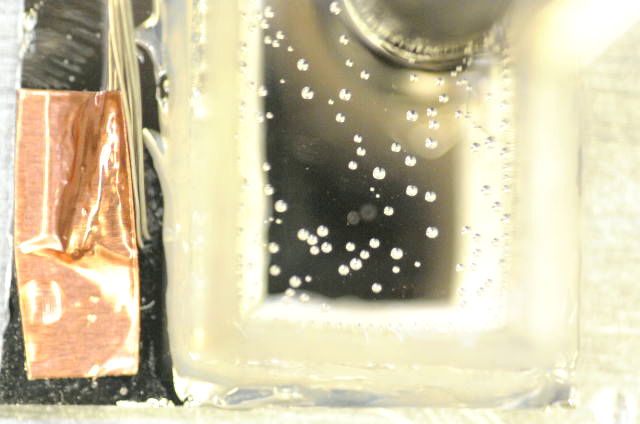
#> input picture analysis-notebooks/sample-images/prefreeze_bubbles_2.png, 640 x 424 px
$ jupyter execute --allow-errors Watershed_Segmentation.ipynb   (older library calls are emulated)
#> lines starting #> are read from the running program, lines starting #| are printed output that depends on the picture; after the words box and inside, x2 and y2 are one past the last pixel; in counts of white or black regions, pixels touching at a corner belong together
[cell 1]
from math import sqrt

import numpy as np

import pandas as pd

import matplotlib
import matplotlib.pyplot as plt
import matplotlib.patches as mpatches

import skimage
from skimage import io, exposure, img_as_float, img_as_ubyte, morphology, filters, util
from skimage.color import rgb2gray, label2rgb
from skimage.feature import canny, blob_dog, blob_log, blob_doh,  peak_local_max
from skimage.filters import sobel, threshold_otsu, try_all_threshold, threshold_local, threshold_minimum
from skimage.segmentation import clear_border, watershed, random_walker
from skimage.measure import label, regionprops
from skimage.measure import label, regionprops
from skimage.color import label2rgb
from skimage.morphology import closing

from scipy import ndimage as ndi

import os

import plotly.graph_objs as go

[cell 2]
f = io.imread('sample-images/prefreeze_bubbles_2.png')
#> f is the input picture: shape (424, 640, 3); mean R, G, B 203.8, 194.3, 164.1
plt.figure(0)
plt.imshow(f)

[cell 3]
f_grey = rgb2gray(f)
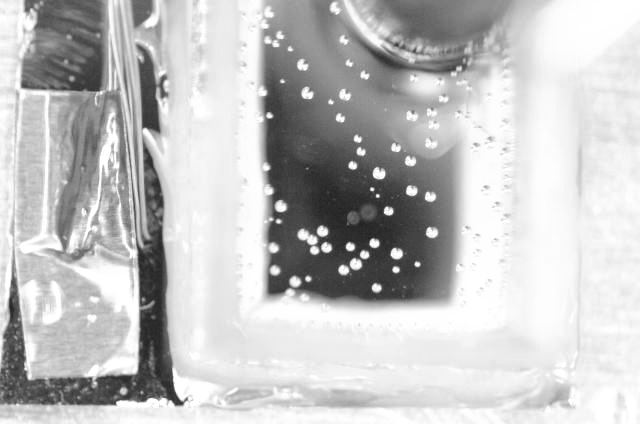
#> f_grey: shape (424, 640) float64; min 0.118, max 1, mean 0.761
plt.figure(1)
plt.imshow(f_grey, cmap=plt.cm.gray)
f_grey.shape
#> Out = (424, 640)

[cell 4]
f_cropped = f_grey[100:300,270:450]
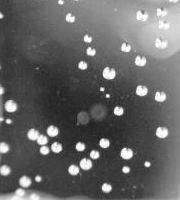
#> f_cropped: shape (200, 180) float64; min 0.118, max 1, mean 0.398
f_uint = img_as_ubyte(f_cropped)
plt.figure(2)
plt.imshow(f_uint, cmap=plt.cm.gray)

[cell 5]
image = f_uint

thresh = threshold_minimum(image)
#> thresh = 192
binary = image > thresh
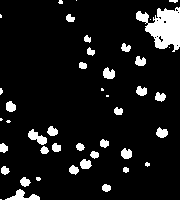
#> binary: shape (200, 180) bool; 9.2% white; 43 white regions (13 under 20 px), largest, box (x1, y1, x2, y2) and area: (136, 7, 180, 52) 1143, (5, 189, 40, 200) 173, (28, 129, 47, 145) 153

fig, axes = plt.subplots(ncols=3, figsize=(14, 6))
ax = axes.ravel()
ax[0] = plt.subplot(1, 3, 1)
ax[1] = plt.subplot(1, 3, 2)
ax[2] = plt.subplot(1, 3, 3, sharex=ax[0], sharey=ax[0])

ax[0].imshow(image, cmap=plt.cm.gray)
ax[0].set_title('Original')
ax[0].axis('off')

ax[1].hist(image.ravel(), bins=256)
ax[1].set_title('Histogram')
ax[1].axvline(thresh, color='r')

ax[2].imshow(binary, cmap=plt.cm.gray)
ax[2].set_title('Thresholded')
ax[2].axis('off')

print('Otsu threshold: ' + str(thresh))
#| Otsu threshold: 192
print('Min intensity: ' + str(np.min(image)))
#| Min intensity: 30
print('Max intensity: ' + str(np.max(image)))
#| Max intensity: 255
plt.show()
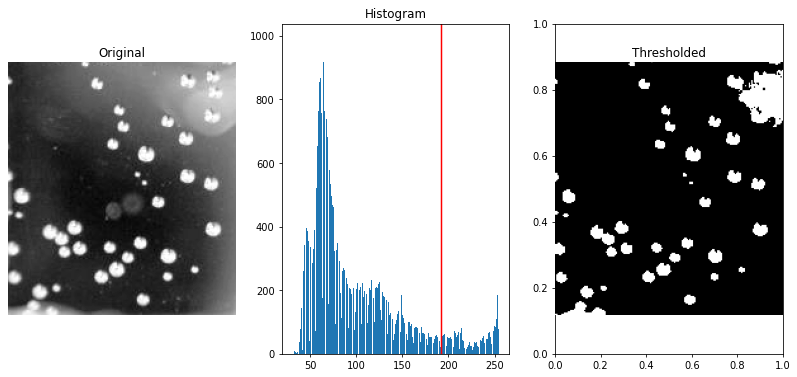
#> figure drawn by matplotlib, 3 panels; panel 2: tallest bar 988 high, from x = 63.4 to 64.28

[cell 6]
image = binary
closed = closing(binary)
#> closed: shape (200, 180) bool; 9.4% white; 41 white regions (12 under 20 px), largest, box (x1, y1, x2, y2) and area: (136, 7, 180, 52) 1196, (28, 129, 49, 154) 210, (5, 189, 40, 200) 173
distance = ndi.distance_transform_edt(closed)
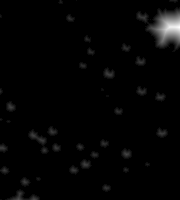
#> distance: shape (200, 180) float64; min 0, max 18.38, mean 0.327; drawn with min black and max white

cont_stretch = exposure.rescale_intensity(distance, in_range='image')

local_maxi = peak_local_max(cont_stretch, indices=False, footprint=np.ones((10, 10)))
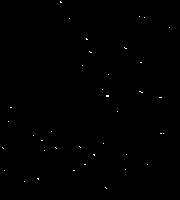
#> local_maxi: shape (200, 180) bool; 0.19% white in thin lines or dots, all inside (x1, y1, x2, y2) = (2, 1, 170, 189)
markers, num_max = ndi.label(local_maxi)
#> markers: shape (200, 180) int32; 46 distinct labels, from 0 to 45
#> num_max = 45
segmented = watershed(-cont_stretch, markers, mask = image, watershed_line=True)
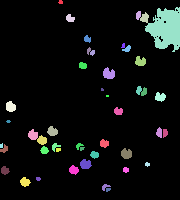
#> segmented: shape (200, 180) int32; 46 distinct labels, from 0 to 45; one colour per label, 0 black

labeled, num_sec = ndi.label(segmented)
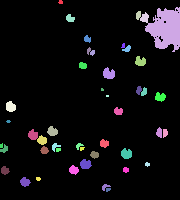
#> labeled: shape (200, 180) int32; 46 distinct labels, from 0 to 45; one colour per label, 0 black
#> num_sec = 45

image_label_overlay = label2rgb(labeled, image=image)
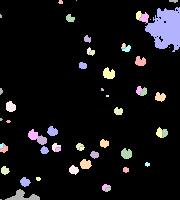
#> image_label_overlay: shape (200, 180, 3) float64; mean R, G, B 0.0745, 0.0712, 0.0798

fig, axes = plt.subplots(ncols=4, figsize=(15, 6), sharex=True, sharey=True)
ax = axes.ravel()

ax[0].imshow(image, cmap=plt.cm.gray, interpolation='nearest')
ax[0].set_title('Overlapping objects')
ax[1].imshow(cont_stretch, cmap=plt.cm.gray, interpolation='nearest')
ax[1].set_title('Distances')
ax[2].imshow(local_maxi, cmap=plt.cm.gray, interpolation='nearest')
ax[2].set_title('Local maxi')
ax[3].imshow(image_label_overlay, interpolation='nearest')
ax[3].set_title('Separated objects')

for a in ax:
    a.set_axis_off()

fig.tight_layout()
plt.show()

print('Number of maximas: ' + str(num_max))
#| Number of maximas: 45
print('Number of regions: ' + str(num_sec))
#| Number of regions: 45

[cell 7]
fig, axes = plt.subplots(1, 2, figsize=(16, 10), sharey=True)
axes[0].imshow(image, cmap=plt.cm.gray, interpolation='nearest')
axes[0].contour(segmented, [0.5], linewidths=1.2, colors='r')
axes[1].imshow(image_label_overlay, interpolation='nearest')

for a in axes:
    a.axis('off')

plt.tight_layout()

plt.show()
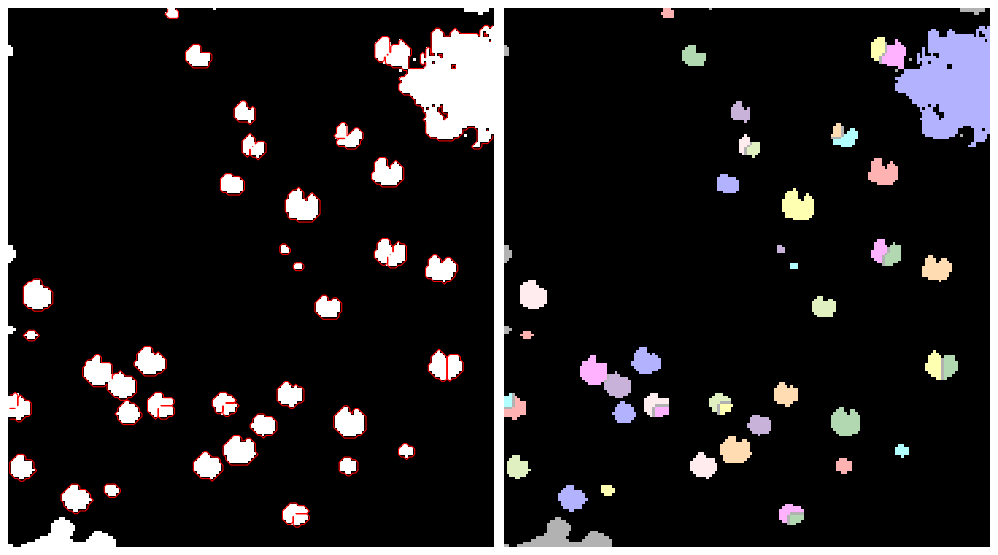
#> figure drawn by matplotlib, 2 panels

[cell 8]
reg = regionprops(labeled, coordinates='rc')
#> reg = 45 regions; largest, box (x1, y1, x2, y2) and area: (145, 7, 180, 52) 1035, (103, 67, 115, 79) 105, (121, 148, 132, 159) 93, (80, 159, 92, 169) 90, (6, 101, 16, 112) 86
columns= ['Frame','Label', 'Area', 'Eccentricity', 'Bbox Area']
df = pd.DataFrame(columns=columns, dtype=np.float64)
#> (the rest of this cell did not finish here and is left out)

$ run again, with analysis-notebooks/sample-images/prefreeze_bubbles.png copied over analysis-notebooks/sample-images/prefreeze_bubbles_2.png
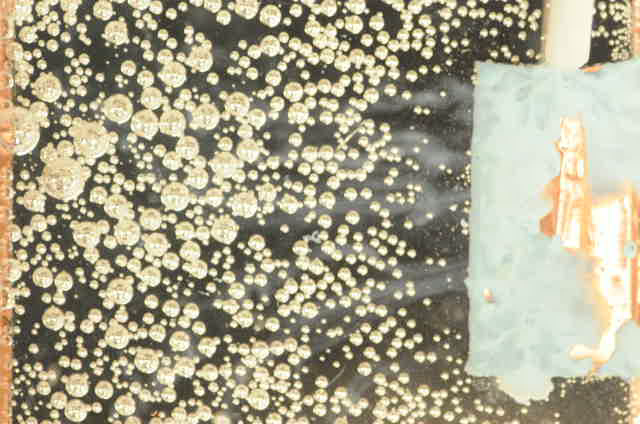
#> input picture analysis-notebooks/sample-images/prefreeze_bubbles.png, 640 x 424 px
#> f is the input picture: shape (424, 640, 3); mean R, G, B 170.1, 165.2, 140.8
#> thresh = 96
#> binary: shape (200, 180) bool; 74.7% white; 135 black regions (110 under 20 px), largest, box (x1, y1, x2, y2) and area: (57, 114, 180, 168) 2667, (91, 3, 180, 49) 1735, (0, 119, 54, 164) 1040
#| Otsu threshold: 96
#| Min intensity: 40
#| Max intensity: 255
#> closed: shape (200, 180) bool; 77.1% white; 46 black regions (17 under 20 px), largest, box (x1, y1, x2, y2) and area: (109, 114, 180, 168) 1928, (91, 4, 180, 49) 1687, (0, 122, 53, 162) 1010
#> local_maxi: shape (200, 180) bool; 0.28% white in thin lines or dots
#> markers: shape (200, 180) int32; 71 distinct labels, from 0 to 70
#> num_max = 70
#> segmented: shape (200, 180) int32; 71 distinct labels, from 0 to 70
#> `labeled, num_sec = ndi.label(segmented)`:
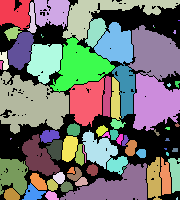
#> labeled: shape (200, 180) int32; 74 distinct labels, from 0 to 73; one colour per label, 0 black
#> num_sec = 73
#| Number of maximas: 70
#| Number of regions: 73
#> `plt.show()`:
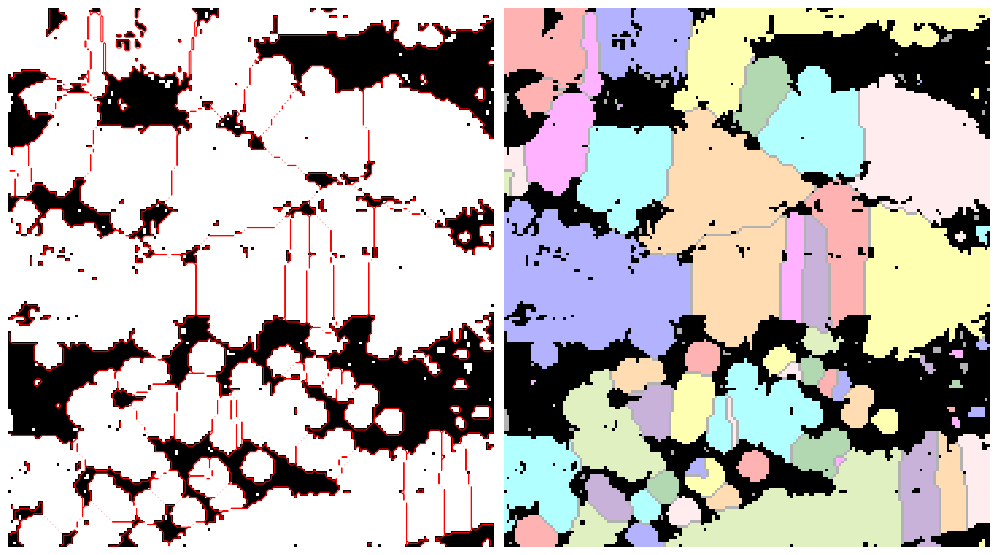
#> figure drawn by matplotlib, 2 panels
#> reg = 73 regions; largest, box (x1, y1, x2, y2) and area: (0, 71, 69, 134) 2782, (133, 73, 180, 131) 1923, (128, 25, 180, 81) 1912, (50, 37, 115, 92) 1751, (60, 163, 147, 200) 1739
